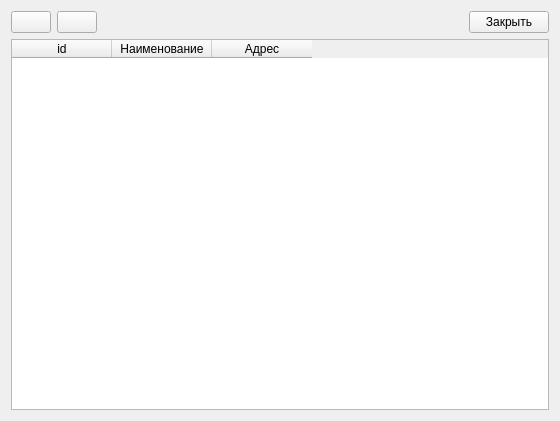
<?xml version="1.0" encoding="UTF-8"?>
<ui version="4.0">
 <class>VenderRegistry</class>
 <widget class="QWidget" name="VenderRegistry">
  <property name="geometry">
   <rect>
    <x>0</x>
    <y>0</y>
    <width>560</width>
    <height>421</height>
   </rect>
  </property>
  <property name="windowTitle">
   <string>Form</string>
  </property>
  <layout class="QVBoxLayout" name="verticalLayout">
   <item>
    <layout class="QHBoxLayout" name="horizontalLayout_3">
     <item>
      <widget class="QPushButton" name="refresh_btn_2">
       <property name="autoFillBackground">
        <bool>false</bool>
       </property>
       <property name="text">
        <string/>
       </property>
       <property name="icon">
        <iconset theme="QIcon::ThemeIcon::ViewRefresh"/>
       </property>
      </widget>
     </item>
     <item>
      <widget class="QPushButton" name="create_btn_2">
       <property name="text">
        <string/>
       </property>
       <property name="icon">
        <iconset theme="QIcon::ThemeIcon::ListAdd"/>
       </property>
      </widget>
     </item>
     <item>
      <spacer name="horizontalSpacer_2">
       <property name="orientation">
        <enum>Qt::Orientation::Horizontal</enum>
       </property>
       <property name="sizeType">
        <enum>QSizePolicy::Policy::Expanding</enum>
       </property>
       <property name="sizeHint" stdset="0">
        <size>
         <width>50</width>
         <height>20</height>
        </size>
       </property>
      </spacer>
     </item>
     <item>
      <widget class="QPushButton" name="close_btn_2">
       <property name="text">
        <string>Закрыть</string>
       </property>
       <property name="icon">
        <iconset theme="QIcon::ThemeIcon::ApplicationExit"/>
       </property>
      </widget>
     </item>
    </layout>
   </item>
   <item>
    <widget class="QTableWidget" name="tableWidget">
     <property name="sortingEnabled">
      <bool>true</bool>
     </property>
     <column>
      <property name="text">
       <string>id</string>
      </property>
     </column>
     <column>
      <property name="text">
       <string>Наименование</string>
      </property>
     </column>
     <column>
      <property name="text">
       <string>Адрес</string>
      </property>
     </column>
    </widget>
   </item>
  </layout>
 </widget>
 <resources/>
 <connections/>
</ui>
